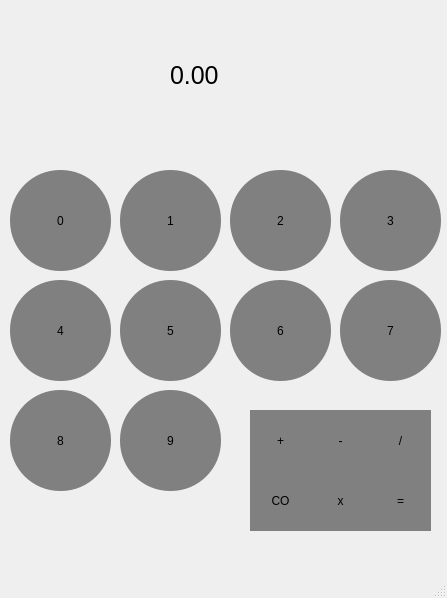
<?xml version="1.0" encoding="UTF-8"?>
<ui version="4.0">
 <class>MainWindow</class>
 <widget class="QMainWindow" name="MainWindow">
  <property name="geometry">
   <rect>
    <x>0</x>
    <y>0</y>
    <width>447</width>
    <height>598</height>
   </rect>
  </property>
  <property name="windowTitle">
   <string>MainWindow</string>
  </property>
  <property name="styleSheet">
   <string notr="true">QPushButton{
	background-color: grey;
	border-radius: 50px;
}
QPushButton::pressed{
	background-color: rgb(66, 66, 66);
}
QLabel{
	text-color: white;
}</string>
  </property>
  <widget class="QWidget" name="centralwidget">
   <widget class="QPushButton" name="Button0">
    <property name="geometry">
     <rect>
      <x>10</x>
      <y>170</y>
      <width>101</width>
      <height>101</height>
     </rect>
    </property>
    <property name="text">
     <string>0</string>
    </property>
   </widget>
   <widget class="QPushButton" name="Button1">
    <property name="geometry">
     <rect>
      <x>120</x>
      <y>170</y>
      <width>101</width>
      <height>101</height>
     </rect>
    </property>
    <property name="text">
     <string>1</string>
    </property>
   </widget>
   <widget class="QPushButton" name="Button2">
    <property name="geometry">
     <rect>
      <x>230</x>
      <y>170</y>
      <width>101</width>
      <height>101</height>
     </rect>
    </property>
    <property name="text">
     <string>2</string>
    </property>
   </widget>
   <widget class="QPushButton" name="Button3">
    <property name="geometry">
     <rect>
      <x>340</x>
      <y>170</y>
      <width>101</width>
      <height>101</height>
     </rect>
    </property>
    <property name="text">
     <string>3</string>
    </property>
   </widget>
   <widget class="QPushButton" name="Button6">
    <property name="geometry">
     <rect>
      <x>230</x>
      <y>280</y>
      <width>101</width>
      <height>101</height>
     </rect>
    </property>
    <property name="text">
     <string>6</string>
    </property>
   </widget>
   <widget class="QPushButton" name="Button4">
    <property name="geometry">
     <rect>
      <x>10</x>
      <y>280</y>
      <width>101</width>
      <height>101</height>
     </rect>
    </property>
    <property name="text">
     <string>4</string>
    </property>
   </widget>
   <widget class="QPushButton" name="Button5">
    <property name="geometry">
     <rect>
      <x>120</x>
      <y>280</y>
      <width>101</width>
      <height>101</height>
     </rect>
    </property>
    <property name="text">
     <string>5</string>
    </property>
   </widget>
   <widget class="QPushButton" name="Button7">
    <property name="geometry">
     <rect>
      <x>340</x>
      <y>280</y>
      <width>101</width>
      <height>101</height>
     </rect>
    </property>
    <property name="text">
     <string>7</string>
    </property>
   </widget>
   <widget class="QPushButton" name="Button8">
    <property name="geometry">
     <rect>
      <x>10</x>
      <y>390</y>
      <width>101</width>
      <height>101</height>
     </rect>
    </property>
    <property name="text">
     <string>8</string>
    </property>
   </widget>
   <widget class="QPushButton" name="Button9">
    <property name="geometry">
     <rect>
      <x>120</x>
      <y>390</y>
      <width>101</width>
      <height>101</height>
     </rect>
    </property>
    <property name="text">
     <string>9</string>
    </property>
   </widget>
   <widget class="QPushButton" name="pushButton_11">
    <property name="geometry">
     <rect>
      <x>250</x>
      <y>410</y>
      <width>61</width>
      <height>61</height>
     </rect>
    </property>
    <property name="styleSheet">
     <string notr="true">pushButton_11{
	background-color: rgb(207, 103, 0);
}</string>
    </property>
    <property name="text">
     <string>+</string>
    </property>
   </widget>
   <widget class="QPushButton" name="pushButton_12">
    <property name="geometry">
     <rect>
      <x>310</x>
      <y>410</y>
      <width>61</width>
      <height>61</height>
     </rect>
    </property>
    <property name="styleSheet">
     <string notr="true">pushButton_11{
	background-color: rgb(207, 103, 0);
}</string>
    </property>
    <property name="text">
     <string>-</string>
    </property>
   </widget>
   <widget class="QPushButton" name="pushButton_13">
    <property name="geometry">
     <rect>
      <x>370</x>
      <y>410</y>
      <width>61</width>
      <height>61</height>
     </rect>
    </property>
    <property name="styleSheet">
     <string notr="true">pushButton_11{
	background-color: rgb(207, 103, 0);
}</string>
    </property>
    <property name="text">
     <string>/</string>
    </property>
   </widget>
   <widget class="QPushButton" name="pushButton_14">
    <property name="geometry">
     <rect>
      <x>310</x>
      <y>470</y>
      <width>61</width>
      <height>61</height>
     </rect>
    </property>
    <property name="styleSheet">
     <string notr="true">pushButton_11{
	background-color: rgb(207, 103, 0);
}</string>
    </property>
    <property name="text">
     <string>x</string>
    </property>
   </widget>
   <widget class="QLabel" name="label">
    <property name="geometry">
     <rect>
      <x>170</x>
      <y>40</y>
      <width>181</width>
      <height>71</height>
     </rect>
    </property>
    <property name="styleSheet">
     <string notr="true">QLabel{
	text-color: white;
	font-size: 25px;
}</string>
    </property>
    <property name="text">
     <string>0.00</string>
    </property>
   </widget>
   <widget class="QPushButton" name="pushButton_15">
    <property name="geometry">
     <rect>
      <x>370</x>
      <y>470</y>
      <width>61</width>
      <height>61</height>
     </rect>
    </property>
    <property name="styleSheet">
     <string notr="true">pushButton_11{
	background-color: rgb(207, 103, 0);
}</string>
    </property>
    <property name="text">
     <string>=</string>
    </property>
   </widget>
   <widget class="QPushButton" name="pushButton_16">
    <property name="geometry">
     <rect>
      <x>250</x>
      <y>470</y>
      <width>61</width>
      <height>61</height>
     </rect>
    </property>
    <property name="styleSheet">
     <string notr="true">pushButton_11{
	background-color: rgb(207, 103, 0);
}</string>
    </property>
    <property name="text">
     <string>CO</string>
    </property>
   </widget>
  </widget>
  <widget class="QMenuBar" name="menubar">
   <property name="geometry">
    <rect>
     <x>0</x>
     <y>0</y>
     <width>447</width>
     <height>24</height>
    </rect>
   </property>
  </widget>
  <widget class="QStatusBar" name="statusbar"/>
 </widget>
 <resources/>
 <connections/>
</ui>
